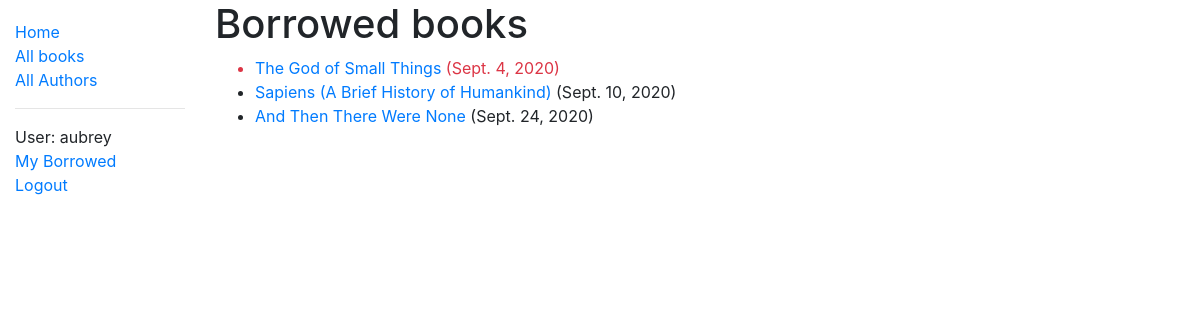
Screenshot of /catalog/mybooks/ (signed in) with the database file from the repository.
### catalog/models.py (models this page shows, shortened)
class BookInstance(models.Model):
    id = models.UUIDField(primary_key=True, default=uuid.uuid4, help_text='Unique ID for this particular book across whole library')
    book = models.ForeignKey(Book, on_delete=models.SET_NULL, null=True)
    imprint = models.CharField(max_length=200)
    due_back = models.DateField(null=True, blank=True)
    LOAN_STATUS = (
        ('m', 'Maintenance'),
        ('o', 'On loan'),
        ('a', 'Available'),
        ('r', 'Reserved'),
    )
    status = models.CharField(
        max_length=1,
        choices=LOAN_STATUS,
        blank=True,
        default='m',
        help_text='Book availability',
    )
    borrower = models.ForeignKey(User, on_delete=models.SET_NULL, null=True,
                                 blank=True)
    @property
    def is_overdue(self):
        if self.due_back and date.today() > self.due_back:
            return True
        return False
    class Meta:
        ordering = ['due_back']
        permissions = (("can_mark_returned","Set book as returned"),)

class Book(models.Model):
    title = models.CharField(max_length=200)
    author = models.ForeignKey('Author', on_delete=models.SET_NULL, null=True)
    summary = models.TextField(max_length=1000, help_text='Enter a brief description of the book')
    isbn = models.CharField('ISBN', max_length=13,
                            help_text='13 Character <a href="https://www.isbn-international.org/content/what-isbn">ISBN number</a>')
    genre = models.ManyToManyField(Genre, help_text='Select a genre for this book')
    language = models.ForeignKey('Language', on_delete=models.SET_NULL, null=True, help_text='Select a language for this book')

### catalog/views.py (the view)
# urls.py: path('mybooks/', views.LoanedBooksByUserListView.as_view(),
class LoanedBooksByUserListView(LoginRequiredMixin, generic.ListView):
    model = BookInstance
    template_name = 'catalog/bookinstance_list_borrowed_user.html'
    paginate_by = 10
    def get_queryset(self):
        return BookInstance.objects\
                .filter(borrower=self.request.user)\
                .filter(status__exact='o')\
                .order_by('due_back')

### catalog/templates/catalog/bookinstance_list_borrowed_user.html
{% extends "base_generic.html" %}
{% block content %}
  <h1>Borrowed books</h1>
  <ul>
    {% for bookinst in bookinstance_list %}
    <li class="{% if bookinst.is_overdue %}text-danger{% endif %}">
      <a href="{% url 'book-detail' bookinst.book.pk %}">
        {{ bookinst.book.title }}
      </a>  ({{ bookinst.due_back }})
    </li>
    {% empty %}
    <li>There are no books borrowed</li>
    {% endfor %}
  </ul>
{% endblock %}

### catalog/templates/base_generic.html (shortened to what this page needs)
<!DOCTYPE html>
<html lang="en">
  <head>
    <link rel="stylesheet"
          href="https://stackpath.bootstrapcdn.com/bootstrap/4.1.3/css/bootstrap.min.css"
>
    {% load static %}
    <link rel="stylesheet" href="{% static 'css/styles.css' %}">
  </head>
  <body>
    <div class="container-fluid">
      <div class="row">
        <div class="col-sm-2">
          {% block sidebar %}
          <ul class="sidebar-nav">
            <li><a href="{% url 'index' %}">Home</a></li>
            <li><a href="{% url 'books' %}">All books</a></li>
            <li><a href="{% url 'authors' %}">All Authors</a></li>
            {% if user.is_authenticated %}
            <hr>
            <li>User: {{ user.get_username }}</li>
            <li><a href="{% url 'my-borrowed' %}">My Borrowed</a></li>
            <li><a href="{% url 'logout' %}?next={{ request.path }}">Logout</a></li>
            {% else %}
            <li><a href="{% url 'login' %}?next={{ request.path }}">Login</a></li>
            {% endif %}
          </ul>
          {% endblock %}
        </div>
        <div class="col-sm-10">
          {% block content %}{% endblock %}
      </div>
    </div>
  </body>
</html>

### catalog/static/css/styles.css (style rules this page uses)
.sidebar-nav { margin-top: 20px; padding: 0; list-style: none; }

### rows the page displays
BookInstance: book "The God of Small Things", due_back "Sept. 4, 2020"
BookInstance: book "Sapiens (A Brief History of Humankind)", due_back "Sept. 10, 2020"
BookInstance: book "And Then There Were None", due_back "Sept. 24, 2020"

### other values shown
{{ user.get_username }} "aubrey"
